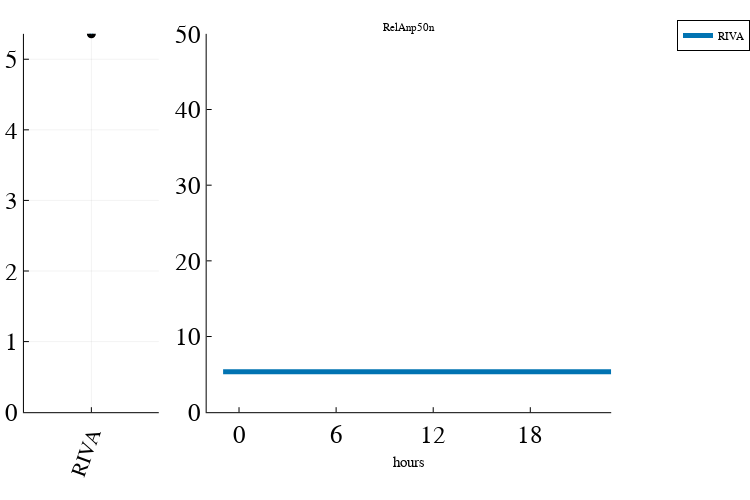
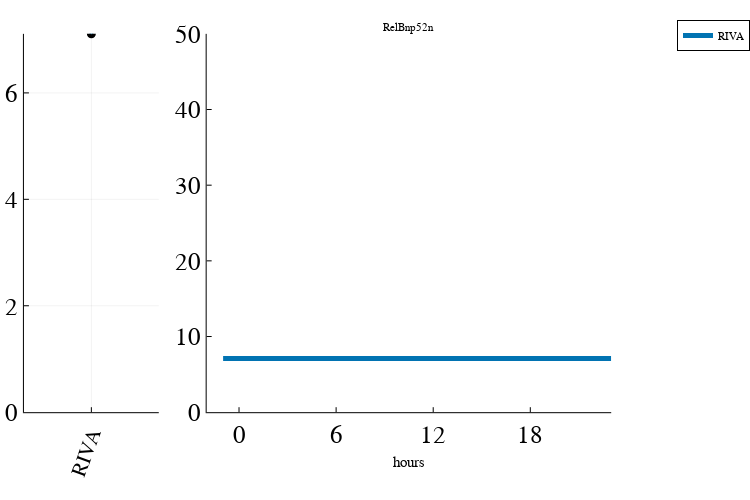
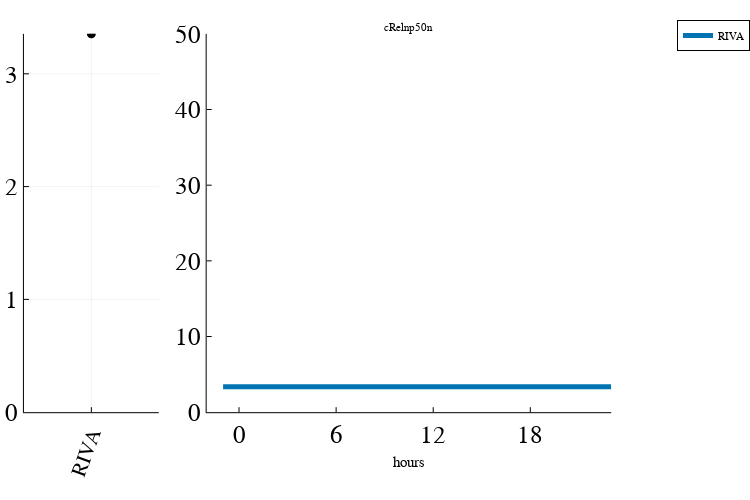

Notebook cell for these charts, in order:
### Code cell
hoursToPlot=24
colorArray=palette(:seaborn_colorblind)[[1,2,3,4,5]]
speciesToPlot=syms
maxValOfYAxis=50
conditions=conditions[[1]]
speciesToPlot=["RelAnp50n","RelBnp52n","cRelnp50n"]
qualityScaling=0.5
plotly()
#let't plot!
plotAllSpecies(speciesToPlot,conditions,colorArray,first_cell,last_cell,folder,hoursToPlot,maxValOfYAxis,qualityScaling,60);

### Figure 1 — Plotly figure (JSON) as saved in the notebook; plotly's stock layout.template omitted (floating-point values rounded to 4 significant figures; data arrays with more than 128 entries replaced by an {"elided": "..."} marker saying what was removed)
{"data": [{"colorbar": {"len": 0.8225, "title": "", "x": 0.2117, "y": 0.5587}, "legendgroup": "", "marker": {"color": "rgba(1, 115, 178, 1.000)", "line": {"color": "rgba(0, 0, 0, 1.000)", "width": 5}, "size": 4, "symbol": "circle"}, "mode": "markers", "name": "", "showlegend": false, "type": "scatter", "x": [1], "xaxis": "x1", "y": [5.36], "yaxis": "y1"}, {"colorbar": {"len": 0.8225, "title": "", "x": 0.815, "y": 0.5587}, "fill": "tozeroy", "fillcolor": "rgba(1, 115, 178, 0.050)", "legendgroup": "RIVA", "line": {"color": "rgba(1, 115, 178, 1.000)", "dash": "solid", "shape": "linear", "width": 0}, "mode": "lines", "name": "RIVA", "showlegend": false, "type": "scatter", "x": {"elided": "2880 int values"}, "xaxis": "x2", "y": {"elided": "2880 null values"}, "yaxis": "y2"}, {"colorbar": {"len": 0.8225, "title": "", "x": 0.815, "y": 0.5587}, "fillrange": {"elided": "2x1440 null values"}, "legendgroup": "RIVA", "line": {"color": "rgba(1, 115, 178, 1.000)", "dash": "solid", "shape": "linear", "width": 5}, "mode": "lines", "name": "RIVA", "showlegend": true, "type": "scatter", "x": {"elided": "1440 int values"}, "xaxis": "x2", "y": {"elided": "1440 float values"}, "yaxis": "y2"}], "layout": {"annotations": [{"font": {"color": "rgba(0, 0, 0, 1.000)", "family": "sans-serif", "size": 11}, "rotation": 0, "showarrow": false, "text": "RelAnp50n", "x": 0.5452, "xanchor": "center", "xref": "paper", "y": 1, "yanchor": "top", "yref": "paper"}], "height": 500, "legend": {"bgcolor": "rgba(255, 255, 255, 1.000)", "bordercolor": "rgba(0, 0, 0, 1.000)", "borderwidth": 1, "font": {"color": "rgba(0, 0, 0, 1.000)", "family": "sans-serif", "size": 11}, "title": {"font": {"color": "rgba(0, 0, 0, 1.000)", "family": "sans-serif", "size": 15}, "text": ""}, "tracegroupgap": 0, "traceorder": "normal", "x": 1, "xanchor": "auto", "y": 1, "yanchor": "auto"}, "margin": {"b": 20, "l": 0, "r": 0, "t": 20}, "paper_bgcolor": "rgba(255, 255, 255, 1.000)", "plot_bgcolor": "rgba(255, 255, 255, 1.000)", "showlegend": true, "width": 750, "xaxis1": {"anchor": "y1", "domain": [0.03192, 0.2117], "gridcolor": "rgba(0, 0, 0, 0.100)", "gridwidth": 0.5, "linecolor": "rgba(0, 0, 0, 1.000)", "mirror": false, "range": [0, 2], "showgrid": true, "showline": true, "showticklabels": true, "tickangle": -70, "tickcolor": "rgb(0, 0, 0)", "tickfont": {"color": "rgba(0, 0, 0, 1.000)", "family": "sans-serif", "size": 21}, "tickmode": "array", "ticks": "inside", "ticktext": ["RIVA"], "tickvals": [1], "title": "", "titlefont": {"color": "rgba(0, 0, 0, 1.000)", "family": "sans-serif", "size": 15}, "type": "-", "visible": true, "zeroline": false, "zerolinecolor": "rgba(0, 0, 0, 1.000)"}, "xaxis2": {"anchor": "y2", "domain": [0.2755, 0.815], "gridcolor": "rgba(0, 0, 0, 0.100)", "gridwidth": 0.5, "linecolor": "rgba(0, 0, 0, 1.000)", "mirror": false, "range": [-60, 1440], "showgrid": false, "showline": true, "showticklabels": true, "tickangle": 0, "tickcolor": "rgb(0, 0, 0)", "tickfont": {"color": "rgba(0, 0, 0, 1.000)", "family": "sans-serif", "size": 25}, "tickmode": "array", "ticks": "inside", "ticktext": [0, 6, 12, 18, 24], "tickvals": [60, 420, 780, 1140, 1500], "title": "hours", "titlefont": {"color": "rgba(0, 0, 0, 1.000)", "family": "sans-serif", "size": 15}, "type": "-", "visible": true, "zeroline": false, "zerolinecolor": "rgba(0, 0, 0, 1.000)"}, "yaxis1": {"anchor": "x1", "domain": [0.1474, 0.9699], "gridcolor": "rgba(0, 0, 0, 0.100)", "gridwidth": 0.5, "linecolor": "rgba(0, 0, 0, 1.000)", "mirror": false, "range": [0, 5.36], "showgrid": true, "showline": true, "showticklabels": true, "tickangle": 0, "tickcolor": "rgb(0, 0, 0)", "tickfont": {"color": "rgba(0, 0, 0, 1.000)", "family": "sans-serif", "size": 25}, "tickmode": "array", "ticks": "inside", "ticktext": ["0", "1", "2", "3", "4", "5"], "tickvals": [0, 1, 2, 3, 4, 5], "title": "", "titlefont": {"color": "rgba(0, 0, 0, 1.000)", "family": "sans-serif", "size": 15}, "type": "-", "visible": true, "zeroline": false, "zerolinecolor": "rgba(0, 0, 0, 1.000)"}, "yaxis2": {"anchor": "x2", "domain": [0.1474, 0.9699], "gridcolor": "rgba(0, 0, 0, 0.100)", "gridwidth": 0.5, "linecolor": "rgba(0, 0, 0, 1.000)", "mirror": false, "range": [0, 50], "showgrid": false, "showline": true, "showticklabels": true, "tickangle": 0, "tickcolor": "rgb(0, 0, 0)", "tickfont": {"color": "rgba(0, 0, 0, 1.000)", "family": "sans-serif", "size": 25}, "tickmode": "array", "ticks": "inside", "ticktext": ["0", "10", "20", "30", "40", "50"], "tickvals": [0, 10, 20, 30, 40, 50], "title": "", "titlefont": {"color": "rgba(0, 0, 0, 1.000)", "family": "sans-serif", "size": 15}, "type": "-", "visible": true, "zeroline": false, "zerolinecolor": "rgba(0, 0, 0, 1.000)"}}}

### Figure 2 — Plotly figure (JSON) as saved in the notebook; plotly's stock layout.template omitted (floating-point values rounded to 4 significant figures; data arrays with more than 128 entries replaced by an {"elided": "..."} marker saying what was removed)
{"data": [{"colorbar": {"len": 0.8225, "title": "", "x": 0.2117, "y": 0.5587}, "legendgroup": "", "marker": {"color": "rgba(1, 115, 178, 1.000)", "line": {"color": "rgba(0, 0, 0, 1.000)", "width": 5}, "size": 4, "symbol": "circle"}, "mode": "markers", "name": "", "showlegend": false, "type": "scatter", "x": [1], "xaxis": "x1", "y": [7.11], "yaxis": "y1"}, {"colorbar": {"len": 0.8225, "title": "", "x": 0.815, "y": 0.5587}, "fill": "tozeroy", "fillcolor": "rgba(1, 115, 178, 0.050)", "legendgroup": "RIVA", "line": {"color": "rgba(1, 115, 178, 1.000)", "dash": "solid", "shape": "linear", "width": 0}, "mode": "lines", "name": "RIVA", "showlegend": false, "type": "scatter", "x": {"elided": "2880 int values"}, "xaxis": "x2", "y": {"elided": "2880 null values"}, "yaxis": "y2"}, {"colorbar": {"len": 0.8225, "title": "", "x": 0.815, "y": 0.5587}, "fillrange": {"elided": "2x1440 null values"}, "legendgroup": "RIVA", "line": {"color": "rgba(1, 115, 178, 1.000)", "dash": "solid", "shape": "linear", "width": 5}, "mode": "lines", "name": "RIVA", "showlegend": true, "type": "scatter", "x": {"elided": "1440 int values"}, "xaxis": "x2", "y": {"elided": "1440 float values"}, "yaxis": "y2"}], "layout": {"annotations": [{"font": {"color": "rgba(0, 0, 0, 1.000)", "family": "sans-serif", "size": 11}, "rotation": 0, "showarrow": false, "text": "RelBnp52n", "x": 0.5452, "xanchor": "center", "xref": "paper", "y": 1, "yanchor": "top", "yref": "paper"}], "height": 500, "legend": {"bgcolor": "rgba(255, 255, 255, 1.000)", "bordercolor": "rgba(0, 0, 0, 1.000)", "borderwidth": 1, "font": {"color": "rgba(0, 0, 0, 1.000)", "family": "sans-serif", "size": 11}, "title": {"font": {"color": "rgba(0, 0, 0, 1.000)", "family": "sans-serif", "size": 15}, "text": ""}, "tracegroupgap": 0, "traceorder": "normal", "x": 1, "xanchor": "auto", "y": 1, "yanchor": "auto"}, "margin": {"b": 20, "l": 0, "r": 0, "t": 20}, "paper_bgcolor": "rgba(255, 255, 255, 1.000)", "plot_bgcolor": "rgba(255, 255, 255, 1.000)", "showlegend": true, "width": 750, "xaxis1": {"anchor": "y1", "domain": [0.03192, 0.2117], "gridcolor": "rgba(0, 0, 0, 0.100)", "gridwidth": 0.5, "linecolor": "rgba(0, 0, 0, 1.000)", "mirror": false, "range": [0, 2], "showgrid": true, "showline": true, "showticklabels": true, "tickangle": -70, "tickcolor": "rgb(0, 0, 0)", "tickfont": {"color": "rgba(0, 0, 0, 1.000)", "family": "sans-serif", "size": 21}, "tickmode": "array", "ticks": "inside", "ticktext": ["RIVA"], "tickvals": [1], "title": "", "titlefont": {"color": "rgba(0, 0, 0, 1.000)", "family": "sans-serif", "size": 15}, "type": "-", "visible": true, "zeroline": false, "zerolinecolor": "rgba(0, 0, 0, 1.000)"}, "xaxis2": {"anchor": "y2", "domain": [0.2755, 0.815], "gridcolor": "rgba(0, 0, 0, 0.100)", "gridwidth": 0.5, "linecolor": "rgba(0, 0, 0, 1.000)", "mirror": false, "range": [-60, 1440], "showgrid": false, "showline": true, "showticklabels": true, "tickangle": 0, "tickcolor": "rgb(0, 0, 0)", "tickfont": {"color": "rgba(0, 0, 0, 1.000)", "family": "sans-serif", "size": 25}, "tickmode": "array", "ticks": "inside", "ticktext": [0, 6, 12, 18, 24], "tickvals": [60, 420, 780, 1140, 1500], "title": "hours", "titlefont": {"color": "rgba(0, 0, 0, 1.000)", "family": "sans-serif", "size": 15}, "type": "-", "visible": true, "zeroline": false, "zerolinecolor": "rgba(0, 0, 0, 1.000)"}, "yaxis1": {"anchor": "x1", "domain": [0.1474, 0.9699], "gridcolor": "rgba(0, 0, 0, 0.100)", "gridwidth": 0.5, "linecolor": "rgba(0, 0, 0, 1.000)", "mirror": false, "range": [0, 7.11], "showgrid": true, "showline": true, "showticklabels": true, "tickangle": 0, "tickcolor": "rgb(0, 0, 0)", "tickfont": {"color": "rgba(0, 0, 0, 1.000)", "family": "sans-serif", "size": 25}, "tickmode": "array", "ticks": "inside", "ticktext": ["0", "2", "4", "6"], "tickvals": [0, 2, 4, 6], "title": "", "titlefont": {"color": "rgba(0, 0, 0, 1.000)", "family": "sans-serif", "size": 15}, "type": "-", "visible": true, "zeroline": false, "zerolinecolor": "rgba(0, 0, 0, 1.000)"}, "yaxis2": {"anchor": "x2", "domain": [0.1474, 0.9699], "gridcolor": "rgba(0, 0, 0, 0.100)", "gridwidth": 0.5, "linecolor": "rgba(0, 0, 0, 1.000)", "mirror": false, "range": [0, 50], "showgrid": false, "showline": true, "showticklabels": true, "tickangle": 0, "tickcolor": "rgb(0, 0, 0)", "tickfont": {"color": "rgba(0, 0, 0, 1.000)", "family": "sans-serif", "size": 25}, "tickmode": "array", "ticks": "inside", "ticktext": ["0", "10", "20", "30", "40", "50"], "tickvals": [0, 10, 20, 30, 40, 50], "title": "", "titlefont": {"color": "rgba(0, 0, 0, 1.000)", "family": "sans-serif", "size": 15}, "type": "-", "visible": true, "zeroline": false, "zerolinecolor": "rgba(0, 0, 0, 1.000)"}}}

### Figure 3 — Plotly figure (JSON) as saved in the notebook; plotly's stock layout.template omitted (floating-point values rounded to 4 significant figures; data arrays with more than 128 entries replaced by an {"elided": "..."} marker saying what was removed)
{"data": [{"colorbar": {"len": 0.8225, "title": "", "x": 0.2117, "y": 0.5587}, "legendgroup": "", "marker": {"color": "rgba(1, 115, 178, 1.000)", "line": {"color": "rgba(0, 0, 0, 1.000)", "width": 5}, "size": 4, "symbol": "circle"}, "mode": "markers", "name": "", "showlegend": false, "type": "scatter", "x": [1], "xaxis": "x1", "y": [3.354], "yaxis": "y1"}, {"colorbar": {"len": 0.8225, "title": "", "x": 0.815, "y": 0.5587}, "fill": "tozeroy", "fillcolor": "rgba(1, 115, 178, 0.050)", "legendgroup": "RIVA", "line": {"color": "rgba(1, 115, 178, 1.000)", "dash": "solid", "shape": "linear", "width": 0}, "mode": "lines", "name": "RIVA", "showlegend": false, "type": "scatter", "x": {"elided": "2880 int values"}, "xaxis": "x2", "y": {"elided": "2880 null values"}, "yaxis": "y2"}, {"colorbar": {"len": 0.8225, "title": "", "x": 0.815, "y": 0.5587}, "fillrange": {"elided": "2x1440 null values"}, "legendgroup": "RIVA", "line": {"color": "rgba(1, 115, 178, 1.000)", "dash": "solid", "shape": "linear", "width": 5}, "mode": "lines", "name": "RIVA", "showlegend": true, "type": "scatter", "x": {"elided": "1440 int values"}, "xaxis": "x2", "y": {"elided": "1440 float values"}, "yaxis": "y2"}], "layout": {"annotations": [{"font": {"color": "rgba(0, 0, 0, 1.000)", "family": "sans-serif", "size": 11}, "rotation": 0, "showarrow": false, "text": "cRelnp50n", "x": 0.5452, "xanchor": "center", "xref": "paper", "y": 1, "yanchor": "top", "yref": "paper"}], "height": 500, "legend": {"bgcolor": "rgba(255, 255, 255, 1.000)", "bordercolor": "rgba(0, 0, 0, 1.000)", "borderwidth": 1, "font": {"color": "rgba(0, 0, 0, 1.000)", "family": "sans-serif", "size": 11}, "title": {"font": {"color": "rgba(0, 0, 0, 1.000)", "family": "sans-serif", "size": 15}, "text": ""}, "tracegroupgap": 0, "traceorder": "normal", "x": 1, "xanchor": "auto", "y": 1, "yanchor": "auto"}, "margin": {"b": 20, "l": 0, "r": 0, "t": 20}, "paper_bgcolor": "rgba(255, 255, 255, 1.000)", "plot_bgcolor": "rgba(255, 255, 255, 1.000)", "showlegend": true, "width": 750, "xaxis1": {"anchor": "y1", "domain": [0.03192, 0.2117], "gridcolor": "rgba(0, 0, 0, 0.100)", "gridwidth": 0.5, "linecolor": "rgba(0, 0, 0, 1.000)", "mirror": false, "range": [0, 2], "showgrid": true, "showline": true, "showticklabels": true, "tickangle": -70, "tickcolor": "rgb(0, 0, 0)", "tickfont": {"color": "rgba(0, 0, 0, 1.000)", "family": "sans-serif", "size": 21}, "tickmode": "array", "ticks": "inside", "ticktext": ["RIVA"], "tickvals": [1], "title": "", "titlefont": {"color": "rgba(0, 0, 0, 1.000)", "family": "sans-serif", "size": 15}, "type": "-", "visible": true, "zeroline": false, "zerolinecolor": "rgba(0, 0, 0, 1.000)"}, "xaxis2": {"anchor": "y2", "domain": [0.2755, 0.815], "gridcolor": "rgba(0, 0, 0, 0.100)", "gridwidth": 0.5, "linecolor": "rgba(0, 0, 0, 1.000)", "mirror": false, "range": [-60, 1440], "showgrid": false, "showline": true, "showticklabels": true, "tickangle": 0, "tickcolor": "rgb(0, 0, 0)", "tickfont": {"color": "rgba(0, 0, 0, 1.000)", "family": "sans-serif", "size": 25}, "tickmode": "array", "ticks": "inside", "ticktext": [0, 6, 12, 18, 24], "tickvals": [60, 420, 780, 1140, 1500], "title": "hours", "titlefont": {"color": "rgba(0, 0, 0, 1.000)", "family": "sans-serif", "size": 15}, "type": "-", "visible": true, "zeroline": false, "zerolinecolor": "rgba(0, 0, 0, 1.000)"}, "yaxis1": {"anchor": "x1", "domain": [0.1474, 0.9699], "gridcolor": "rgba(0, 0, 0, 0.100)", "gridwidth": 0.5, "linecolor": "rgba(0, 0, 0, 1.000)", "mirror": false, "range": [0, 3.354], "showgrid": true, "showline": true, "showticklabels": true, "tickangle": 0, "tickcolor": "rgb(0, 0, 0)", "tickfont": {"color": "rgba(0, 0, 0, 1.000)", "family": "sans-serif", "size": 25}, "tickmode": "array", "ticks": "inside", "ticktext": ["0", "1", "2", "3"], "tickvals": [0, 1, 2, 3], "title": "", "titlefont": {"color": "rgba(0, 0, 0, 1.000)", "family": "sans-serif", "size": 15}, "type": "-", "visible": true, "zeroline": false, "zerolinecolor": "rgba(0, 0, 0, 1.000)"}, "yaxis2": {"anchor": "x2", "domain": [0.1474, 0.9699], "gridcolor": "rgba(0, 0, 0, 0.100)", "gridwidth": 0.5, "linecolor": "rgba(0, 0, 0, 1.000)", "mirror": false, "range": [0, 50], "showgrid": false, "showline": true, "showticklabels": true, "tickangle": 0, "tickcolor": "rgb(0, 0, 0)", "tickfont": {"color": "rgba(0, 0, 0, 1.000)", "family": "sans-serif", "size": 25}, "tickmode": "array", "ticks": "inside", "ticktext": ["0", "10", "20", "30", "40", "50"], "tickvals": [0, 10, 20, 30, 40, 50], "title": "", "titlefont": {"color": "rgba(0, 0, 0, 1.000)", "family": "sans-serif", "size": 15}, "type": "-", "visible": true, "zeroline": false, "zerolinecolor": "rgba(0, 0, 0, 1.000)"}}}
